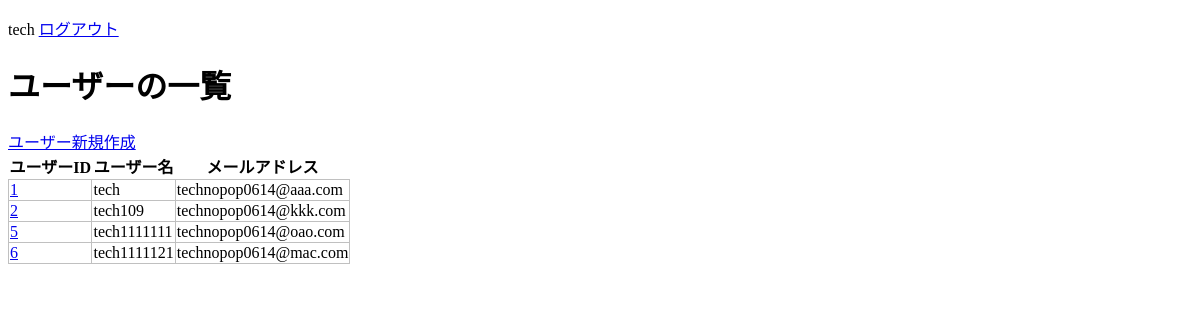
/crud/users (signed in), run on an earlier commit of the app's database.
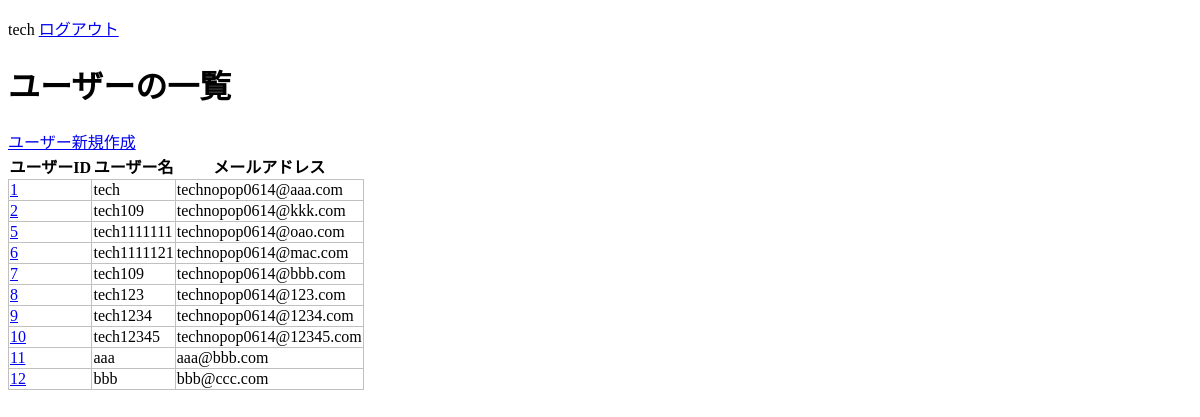
And on a later commit of the database.
### apps/crud/models.py (models this page shows, shortened)
class User(db.Model, UserMixin):
    __tablename__ = "users"
    id = db.Column(db.Integer, primary_key=True)
    username = db.Column(db.String, index=True)
    email = db.Column(db.String, unique=True, index=True)
    password_hash = db.Column("passward_hush", db.String)
    create_at = db.Column(db.DateTime, default=datetime.now)
    updated_at = db.Column(db.DateTime, default=datetime.now, onupdate=datetime.now)
    user_images = db.relationship(
        "UserImage",
        back_populates="user",
        cascade="all, delete-orphan",
        lazy="selectin",
    )
    @property
    def password(self):
        raise AttributeError("読み取り不可")

### apps/crud/views.py (the view)
@crud.route("/users")
@login_required
def users():
    users = User.query.all()
    return render_template("crud/index.html", users=users)

### apps/crud/models.py (called while the page is built)
@login_manager.user_loader
def load_user(user_id):
    try:
        return User.query.get(int(user_id))  # 文字列→整数に揃える
    except (TypeError, ValueError):
        return None

### apps/crud/templates/crud/index.html (shortened to what this page needs)
{% extends "crud/base.html" %}
{% block content %}
<h1>ユーザーの一覧</h1>
<a href="{{ url_for('crud.create_user') }}">ユーザー新規作成</a>
<table>
    <tr>
        <th>ユーザーID</th>
        <th>ユーザー名</th>
        <th>メールアドレス</th>
    </tr>
    {% for user in users %}
    <tr>
        <td><a href="{{  url_for('crud.edit_user',user_id=user.id) }}">{{ user.id }}</a></td>
        <td>{{ user.username }}</td>
        <td>{{ user.email }}</td>
    </tr>
    {% endfor %}
</table>
{% endblock %}

### apps/crud/templates/crud/base.html (shortened to what this page needs)
<!DOCTYPE html>
<html lang="ja">
<head>
    <link rel="stylesheet" href="{{ url_for('crud.static',filename='style.css') }}" />
</head>
<body>
    <div>
        {% if current_user.is_authenticated %}
        <p>
            <span>{{ current_user.username }}</span>
            <span><a href="{{ url_for('auth.logout') }}">ログアウト</a> </span>
        </p>
        {% endif %}
    </div>
    {% block content %}{% endblock %}
</body>
</html>

### apps/crud/static/style.css (style rules this page uses)
table { border-collapse: collapse; }
table tr td { border: 1px solid #c0c0c0; }

What changed in the data, as far as the page shows it:
added User: id "7", username "tech109", email "technopop0614@bbb.com"
added User: id "8", username "tech123", email "technopop0614@123.com"
added User: id "9", username "tech1234", email "technopop0614@1234.com"
added User: id "10", username "tech12345", email "technopop0614@12345.com"
added User: id "11", username "aaa", email "aaa@bbb.com"
added User: id "12", username "bbb", email "bbb@ccc.com"
